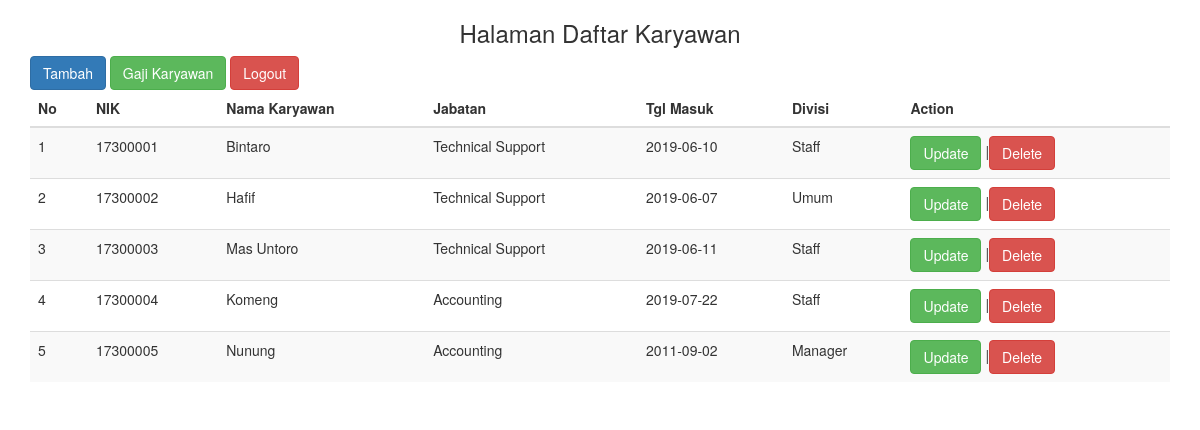
The app's page /daftar_karyawan/home.php with its own data.
### tables this page shows
CREATE TABLE `tb_karyawan` (
  `no` smallint(3) NOT NULL AUTO_INCREMENT,
  `nik` varchar(50) NOT NULL,
  `nama_karyawan` varchar(100) DEFAULT NULL,
  `jabatan` varchar(100) DEFAULT NULL,
  `tgl_masuk` date DEFAULT NULL,
  `divisi` varchar(100) DEFAULT NULL,
  `gaji` int(10) DEFAULT NULL,
  `tunjangan` float DEFAULT NULL,
  `gaji_bersih` int(10) DEFAULT NULL,
  PRIMARY KEY (`nik`),
  KEY `no` (`no`)
);

### daftar_karyawan/home.php (the view, shortened to what this page needs)
<?php
include "../koneksi.php";
?>
<!DOCTYPE html>
<html lang="en">
<head>
	<link href="../bootstrap/css/bootstrap.min.css" rel="stylesheet">
</head>
<body>
<div class="container">
	<div class="row">
		<div class="col-md-12">
			<h3 class="text-center">Halaman Daftar Karyawan</h3>
	<a class="btn btn-primary" href="tambah_data.php" role="button">Tambah</a>
	<a class="btn btn-success" href="gaji_karyawan.php" role="button">Gaji Karyawan</a>
	<a class="btn btn-danger" href="../logout.php" role="button">Logout</a>
	<table class="table table-striped">
	<thead>
		<tr>
			<th>No</th>
			<th>NIK</th>
			<th>Nama Karyawan</th>
			<th>Jabatan</th>
			<th>Tgl Masuk</th>
			<th>Divisi</th>
			<th>Action</th>
		</tr>
	</thead>
	<tbody>
		<?php
		$no=1;
		$query="select * from tb_karyawan";
		$query_r = mysqli_query($connect, $query);
		while ($result = mysqli_fetch_array($query_r))
		{
		?>
		<tr>
			<td><?php echo $no;?></td>
			<td><?php echo $result ['nik'];?></td>
			<td><?php echo $result ['nama_karyawan'];?></td>
			<td><?php echo $result ['jabatan'];?></td>
			<td><?php echo $result ['tgl_masuk'];?></td>
			<td><?php echo $result ['divisi'];?></td>
			<td>
			<a class="btn btn-success" href="update_data.php?id=<?php echo $result['no'];?>">Update</a>
			|<a class="btn btn-danger" href="delete.php?id=<?php echo $result['no'];?>">Delete</a>
			</td>
		</tr>
		<?php
		$no++;
	}
	?>
	</tbody>
	</table>
</div>
</div>
</body>
</html>

### records on screen
tb_karyawan: nik "17300001", nama_karyawan "Bintaro", jabatan "Technical Support", tgl_masuk "2019-06-10", divisi "Staff"
tb_karyawan: nik "17300002", nama_karyawan "Hafif", jabatan "Technical Support", tgl_masuk "2019-06-07", divisi "Umum"
tb_karyawan: nik "17300003", nama_karyawan "Mas Untoro", jabatan "Technical Support", tgl_masuk "2019-06-11", divisi "Staff"
tb_karyawan: nik "17300004", nama_karyawan "Komeng", jabatan "Accounting", tgl_masuk "2019-07-22", divisi "Staff"
tb_karyawan: nik "17300005", nama_karyawan "Nunung", jabatan "Accounting", tgl_masuk "2011-09-02", divisi "Manager"
